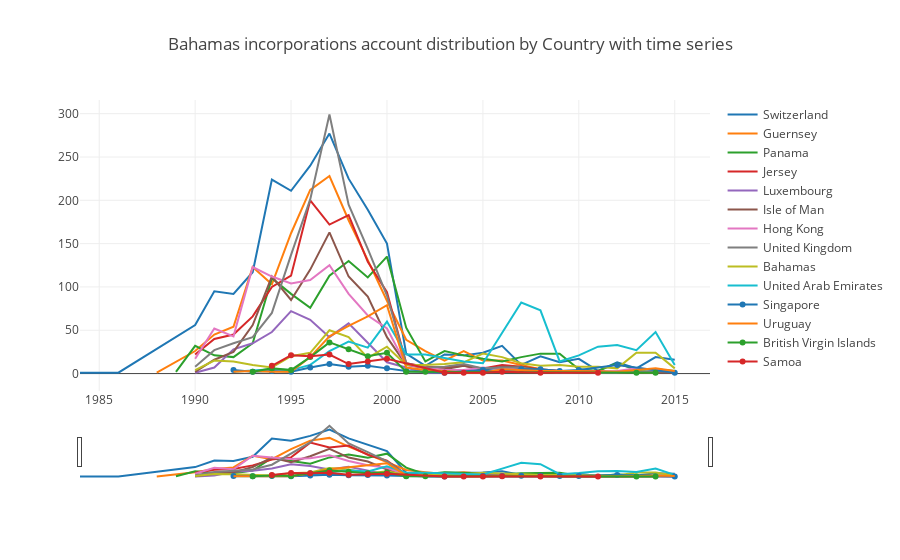
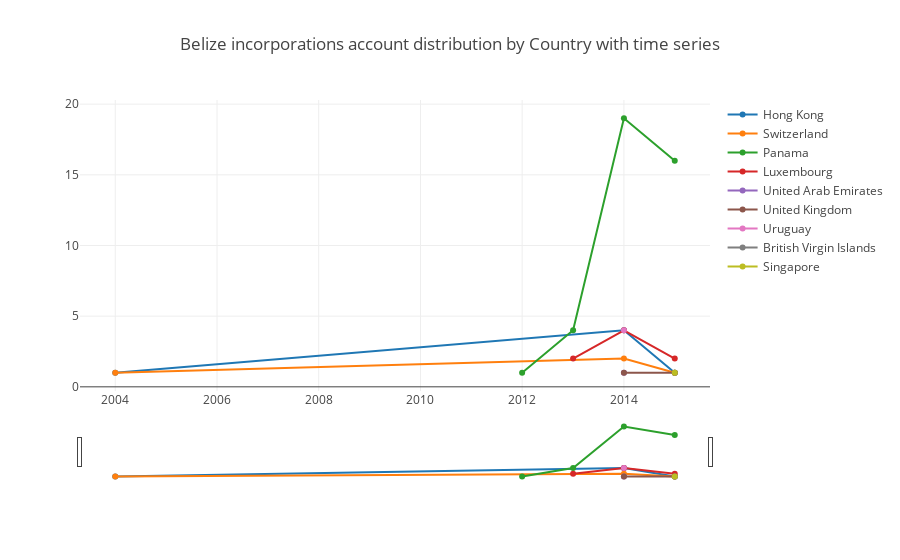
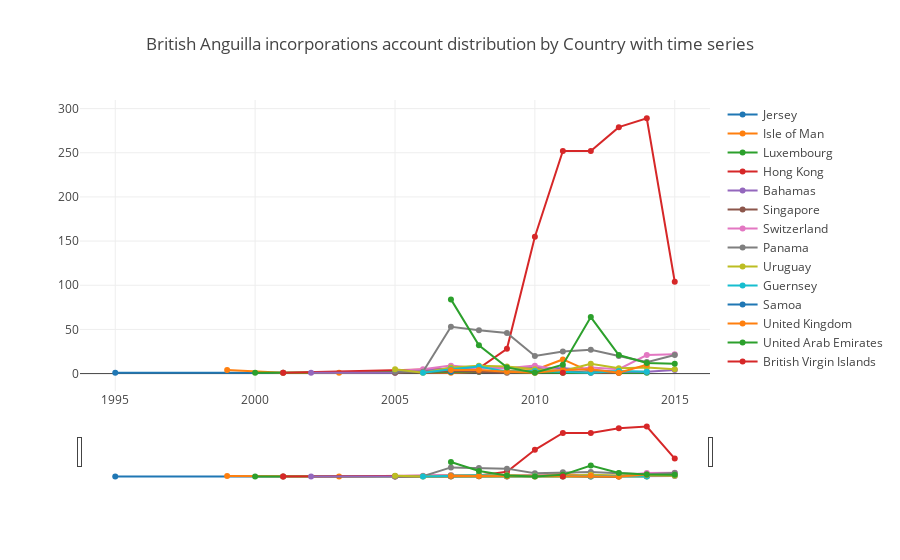
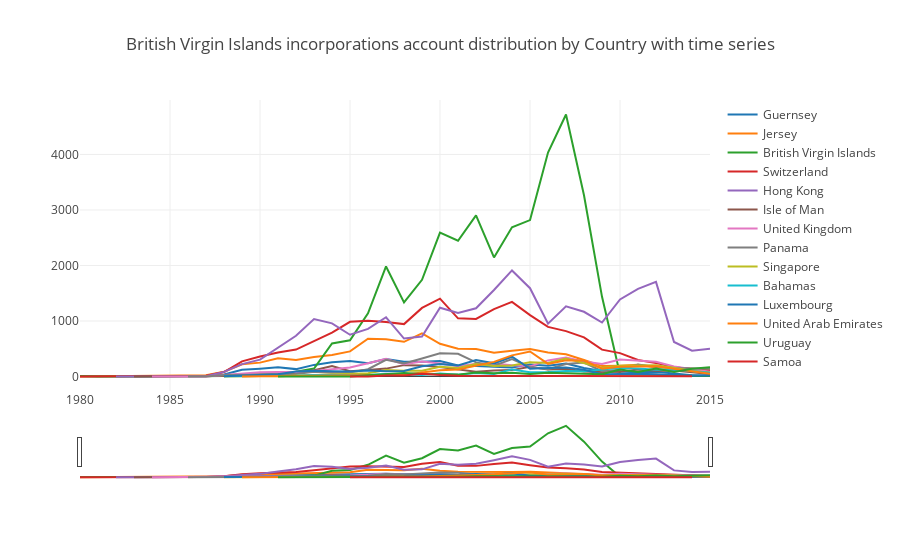

The notebook cell saved with these charts, in order:
### Code cell
visualizer.visualize_slider_jurisdiction(countries_frame, 'incorporations')
